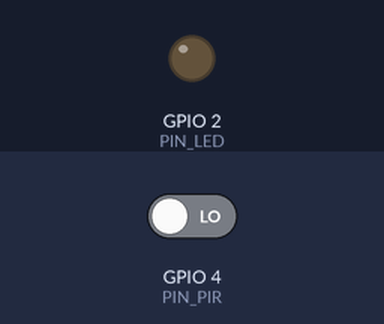
The sketch below on a simulated ESP32. Shown: output pins drawn as LEDs (lit = HIGH). The test bench sets the inputs (shaded band); at power-on: GPIO 4 (PIN_PIR) LOW. What the sketch prints to the serial monitor is not drawn.

Above: at 12.8 s.
12.9 s: GPIO 4 (PIN_PIR) driven HIGH
At 16.9 s:
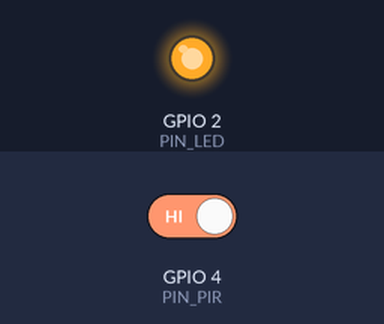
18.9 s: GPIO 4 (PIN_PIR) driven LOW
At 21.1 s:
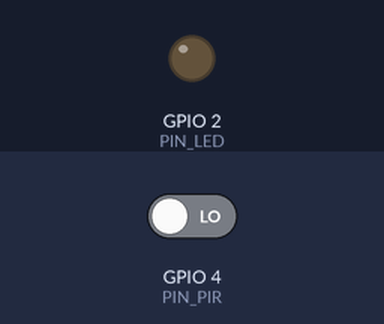
Timing chart, 0 to 22.6 s (numbered marks = the images above; inputs shaded):
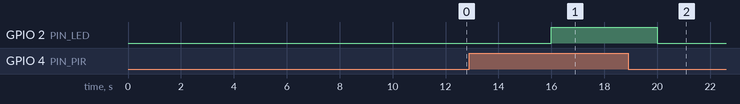

Measured:
- after the input at 12.9 s, GPIO 2 (PIN_LED): LOW → HIGH after 3.1 s
- after the input at 18.9 s, GPIO 2 (PIN_LED): HIGH → LOW after 1.1 s

The sketch:

ntpClient.ino
```cpp
/*
* pirLedSinInt.ino
*
* Este programa hace que el led de status del microcontrolador
* ESP32 DEVKIT DOIT de 30 pines o un LED conectado al pin 2,
* se encienda si el sensor PIR (sensor infrarrojo pasivo)
* detecta movimiento.
*
* Entre checadas del estado del PIR, suponemos que el
* microcontrolador ESP32 realiza una tarea que le lleva
* TIEMPO_TAREA ms. Durante ese tiempo si el PIR detecta un
* movimiento, no es detectado por el microcontrolador ESP32.
*
* No usa la funcion delay(). En lugar de ello utiliza la
* biblioteca NoDelay. Esto permite que otro codigo ejecute al
* mismo tiempo que se encuentra en el periodo de espera.
*/
#include <NoDelay.h>
// Pin a la que esta conectado el PIR, GPIO4
const unsigned int PIN_PIR = 4;
// Pin a la que esta conectado el LED, GPIO2
const unsigned int PIN_LED = 2;
// Duracion en ms de la tarea que ejecuta el Microcontrolador ESP32
const long TIEMPO_TAREA = 4000;
// Velocidad de transmisión del puerto serie
const unsigned int BAUD_RATE = 115200;
// Define los posibles estados del LED
typedef enum {
  LED_APAGADO,
  LED_ENCENDIDO
} estadoLed;
// Variable que guarda el estado del LED
estadoLed edoLed;
// Crea una instancia de la clase noDelay
// que determina si han transcurrido TIEMPO_TAREA ms
noDelay pausa(TIEMPO_TAREA);
void apagaLED();
void enciendeLED();
void setup() {
  // Establece el pin PIN_LED (GPIO2) como de salida.
  pinMode(PIN_LED, OUTPUT);
  // Establece el pin PIN_PIR (GPIO4) como de entrada.
  pinMode(PIN_PIR, INPUT);
  // Establece la velocidad de transmisión del puerto serie al
  // valor BAUD_RATE
  Serial.begin(BAUD_RATE);
  // Establece el estado inicial del LED
  apagaLED();
  // Inicializa la tarea simulada
  Serial.println("Inicia tarea");
}
void loop() {
  // Verifica si ss termino de ejecutar la tarea
  if (pausa.update()) {
    Serial.println("Termina tarea");
    // Se lee el sensor de movimiento
    int valorPir = digitalRead(PIN_PIR);
    // Prender/apagar el LED
    switch (edoLed) {
      case LED_APAGADO:
        // Si se detecto movimiento
        // enciende el LED
        if (valorPir == HIGH)
          enciendeLED();
        break;
      case LED_ENCENDIDO:
        // Si no se detecto movimiento
        // apaga el LED
        if (valorPir == LOW)
          apagaLED();
    }
    Serial.println("Inicia tarea");
  }
}
/**
* Esta funcion apaga el LED de status del microcontrolador
* ESP32 DEVKIT DOIT de 30 pines o un LED conectado al pin 2
* También actualiza la variable edoLed al valor LED_APAGADO
*/
void apagaLED() {
  // Apaga el LED
  digitalWrite(PIN_LED, LOW);
  // Actualiza la variable que guarda el estado del LED
  edoLed = LED_APAGADO;
}
/**
* Esta funcion enciende el LED de status del microcontrolador
* ESP32 DEVKIT DOIT de 30 pines o un LED conectado al pin 2
* También actualiza la variable edoLed al valor ENCENDIDO
*/
void enciendeLED() {
  // Enciende el LED
  digitalWrite(PIN_LED, HIGH);
  // Actualiza la variable que guarda el estado del LED
  edoLed = LED_ENCENDIDO;
}
```
